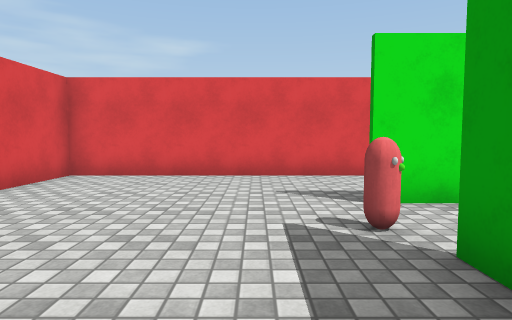
[1] (above)

16 first-person views from a walk through a scene from a Unity 3-D project. The camera is 1.2 m above the floor, tilts 4° down and sees 75° across. The floor is counted in squares, 1.2 m on a side. Each view is taken from the middle of a square. On the plan, view 1 faces up. The plan holds only what a view shows up to about 13 squares ahead; the rest is blank. The player character is not drawn. Surface patterns are stand-ins for the level's own textures.

[2]
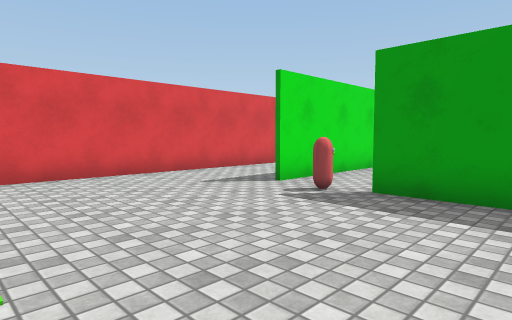

[3]
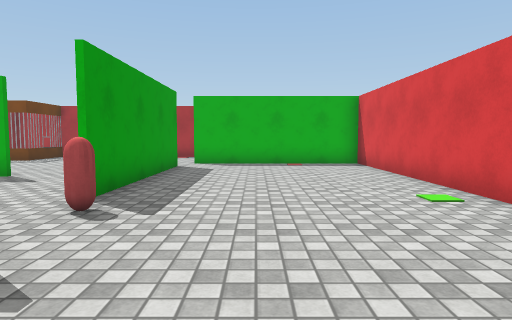

[4]
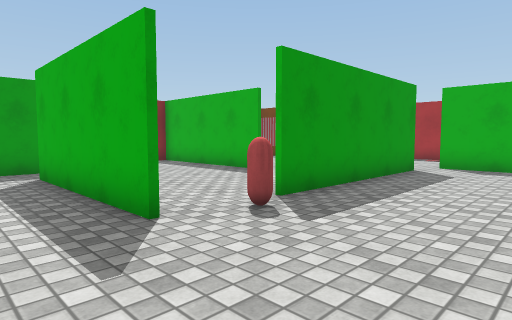

[5]
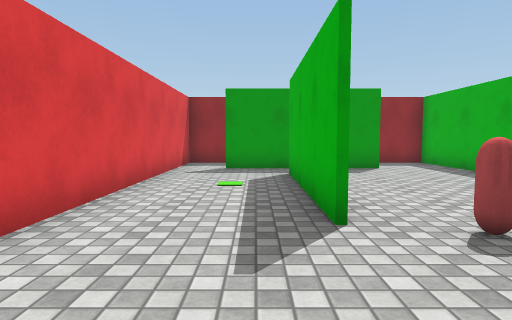

[6]
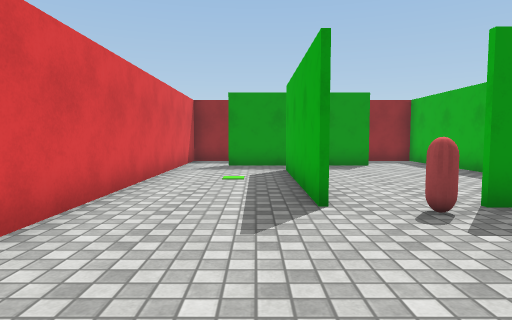

[7]
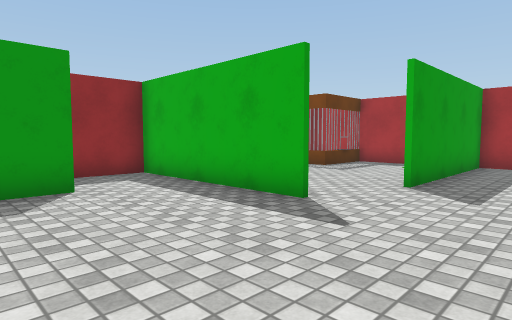

[8]
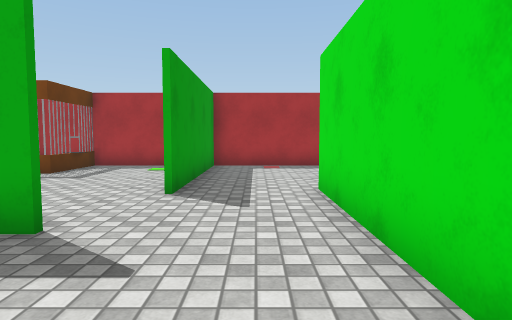

[9]
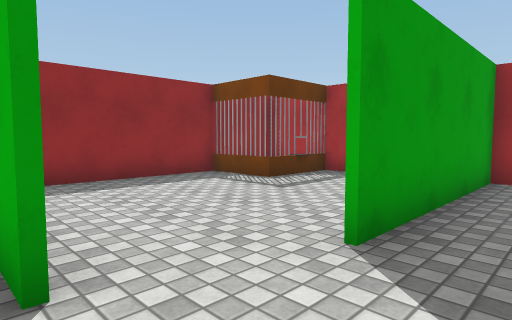

[10]
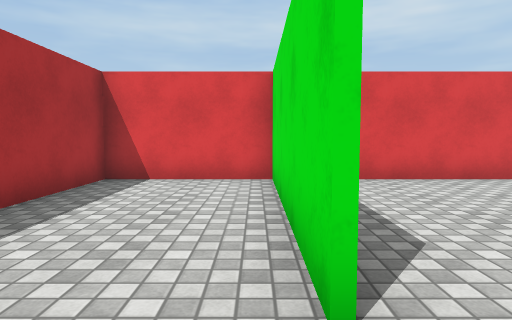

[11]
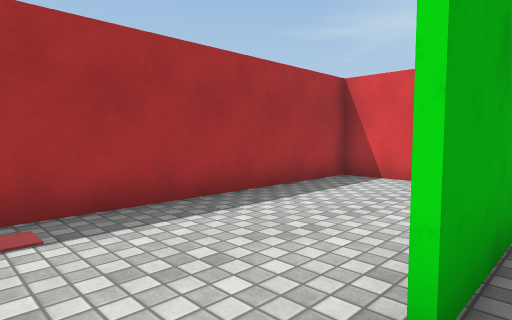

[12]
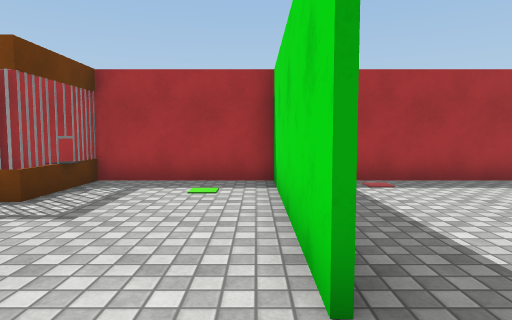

[13]
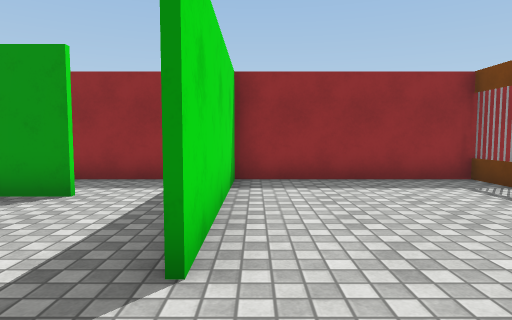

[14]
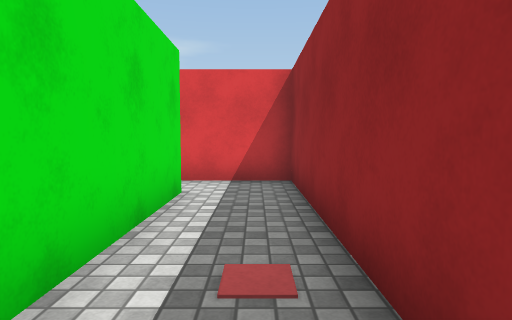

[15]
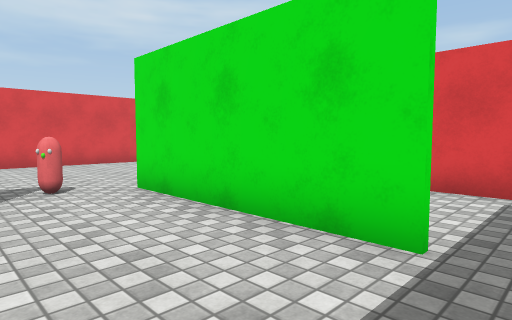

[16]
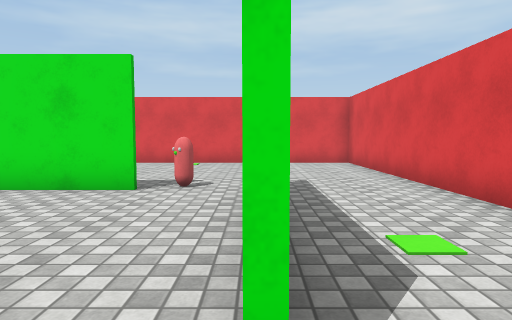

### Floor plan
Points are (right, up) in squares from view 1. A wall is a line through its corners. A room is listed if a view was taken in it or the views show most of it. See-through windows are left out.
Room 1 (views 1, 2, 3, 4, 5, 6, 7, 16)
walls: (1.6, 5.1) (7.1, 5.1); (2.6, 5) (1.6, 5); (1.7, -3.4) (1.7, 2.8); (8.5, 4.5) (8.5, 7); (8.6, 8.6) (-4.8, 8.6) (-4.8, -4.1); (-4.9, -4.5) (1.4, -4.5)
ways out: opening at (2, 3.5) to room 2; opening at (8, 5) to room 2; opening at (9, 7.5) to room 4
objects: other object (1, 4)
Room 2 (views 8, 9, 12, 13, 15)
walls: (5.2, -0.4) (8.6, -0.4); (8.5, 2) (8.5, 4.5); (1.8, 2.8) (1.8, -3.4); (7.1, 5) (2.6, 5)
ways out: opening at (2, 3.5) to room 1; opening at (8, 5) to room 1; opening at (3, -3) to room 3; opening at (9, 1.5) to room 4; opening at (5, -2) to room 5
Room 3 (views 10, 11)
walls: (1.4, -4.6) (-4.6, -4.6); (-4.8, -4.1) (-4.8, -8.6) (4.1, -8.6); (4.5, -8.6) (4.5, -2.8)
ways out: opening at (3, -3) to room 2
Room 4 (view 14)
walls: (8.7, 6.9) (8.7, 2.6); (8.6, -0.4) (10.8, -0.4) (10.8, 8.6) (8.6, 8.6)
ways out: opening at (9, 7.5) to room 1; opening at (9, 1.5) to room 2
Room 5 (no view inside)
walls: (4.6, -2.8) (4.6, -8.6); (4.1, -8.6) (10.8, -8.6) (10.8, -0.5) (5.2, -0.5)
ways out: opening at (5, -2) to room 2
objects: other object (9, -8) to (10, -6)

Positions as (right, up) in squares from view 1, and headings:
1: (0, 0), facing up
2: (-4, 0), facing up-right
3: (-1, 8), facing down
4: (-2, 7), facing down-right
5: (-2, 6), facing right
6: (-3, 6), facing right
7: (2, 4), facing down-right
8: (3, 3), facing down
9: (3, 0), facing down-right
10: (3, -5), facing left
11: (3, -4), facing down-left
12: (5, -1), facing down
13: (3, -1), facing right
14: (10, 1), facing up
15: (8, 2), facing up-left
16: (8, 5), facing left
